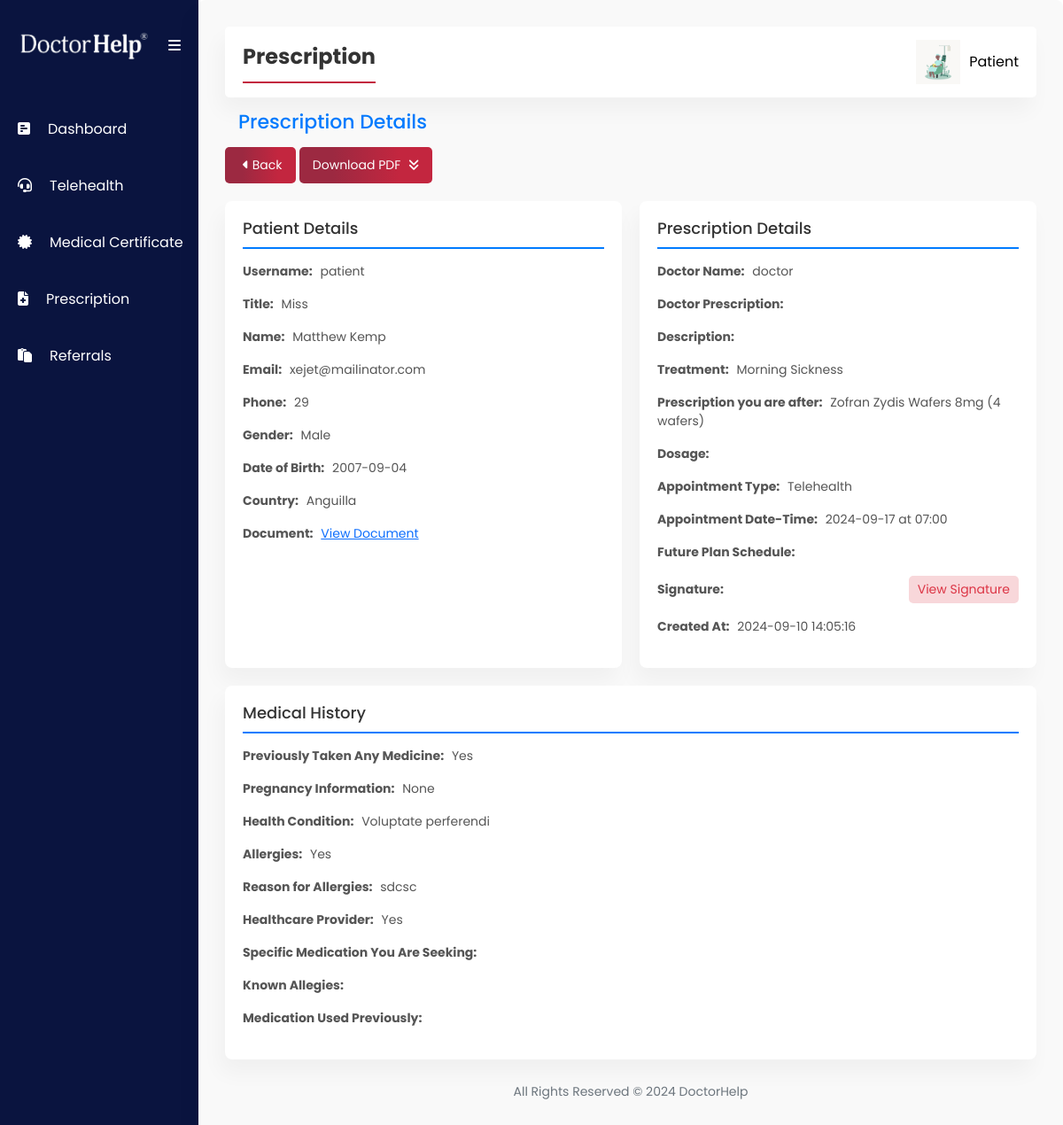
Screenshot of /patient/prescription_view.php?id=148 (signed in) with the database file from the repository.
### tables this page shows
CREATE TABLE `patient` (
  `id` int(11) NOT NULL,
  `email` varchar(255) NOT NULL,
  `username` varchar(50) NOT NULL,
  `patient_name` text NOT NULL,
  `password` varchar(255) NOT NULL,
  `hpassword` varchar(255) NOT NULL,
  `profile_picture` varchar(255) DEFAULT 'default.jpg',
  `title` text NOT NULL,
  `name` text NOT NULL,
  `last_name` text NOT NULL,
  `phone` text NOT NULL,
  `address` text DEFAULT NULL,
  `dob` text NOT NULL,
  `gender` text NOT NULL,
  `medicare_detail` text NOT NULL,
  `expiry_year` text NOT NULL,
  `expiry_month` text NOT NULL,
  `created_date` timestamp NOT NULL DEFAULT current_timestamp(),
  `email_verify` varchar(20) NOT NULL,
  `token` varchar(225) NOT NULL,
  `token_expire` datetime DEFAULT NULL,
  `medirecord_id` varchar(255) DEFAULT NULL
);

CREATE TABLE `prescription` (
  `id` int(11) NOT NULL,
  `patient_id` int(11) DEFAULT NULL,
  `doctor_id` int(11) DEFAULT NULL,
  `description` text NOT NULL,
  `status` enum('pending','approved','assigned','disapproved') DEFAULT 'pending',
  `prescribe` text DEFAULT NULL,
  `request_date_time` timestamp NOT NULL DEFAULT current_timestamp() ON UPDATE current_timestamp(),
  `created_date` datetime NOT NULL DEFAULT current_timestamp(),
  `signature` varchar(255) NOT NULL,
  `payment` text DEFAULT NULL,
  `title` text NOT NULL,
  `name` text NOT NULL,
  `gender` text NOT NULL,
  `email` text NOT NULL,
  `phone` text NOT NULL,
  `dob` text NOT NULL,
  `address` text NOT NULL,
  `card_number` int(11) NOT NULL,
  `security_code` int(11) NOT NULL,
  `expiration_date` text NOT NULL,
  `country` text NOT NULL,
  `treatment` text NOT NULL,
  `prescriptionafter` text NOT NULL,
  `dosage` text NOT NULL,
  `previously_taken_medi` varchar(255) NOT NULL,
  `currentlyppb` text NOT NULL,
  `health_condition` text NOT NULL,
  `known_allergies` varchar(255) NOT NULL,
  `reason_known_allergies_yes` text NOT NULL,
  `over_the_counter_drugs` varchar(255) NOT NULL,
  `healthcare_provider_person_recently` varchar(255) NOT NULL,
  `specific_medication_seeking` varchar(255) NOT NULL,
  `known_nill_allergies` text NOT NULL,
  `medication_used_previously` varchar(255) NOT NULL,
  `plan_schedule` varchar(255) NOT NULL,
  `appointment_type` varchar(255) NOT NULL,
  `appointment_day` text NOT NULL,
  `appointment_time` text NOT NULL,
  `created_date_2` date DEFAULT current_timestamp(),
  `adverse_reactions` text NOT NULL,
  `document_path` varchar(255) NOT NULL,
  `notes` text NOT NULL,
  `city_code` varchar(60) DEFAULT NULL,
  `postcode` varchar(20) DEFAULT NULL,
  `state_code` varchar(20) DEFAULT NULL,
  `area_timeZone` varchar(60) DEFAULT NULL
);

CREATE TABLE `doctor` (
  `id` int(11) NOT NULL,
  `email` varchar(255) NOT NULL,
  `username` varchar(50) NOT NULL,
  `doctor_name` text NOT NULL,
  `password` varchar(50) NOT NULL,
  `hpassword` varchar(255) NOT NULL,
  `profile_picture` varchar(255) NOT NULL DEFAULT 'default.png',
  `signature` varchar(255) NOT NULL DEFAULT 'signature.png',
  `aphra` varchar(100) DEFAULT NULL
);

### patient/prescription_view.php (the view, shortened to what this page needs)
<?php
include '../include/config.php';
$prescription_id = $_GET['id'] ?? null;
if ($prescription_id) {
    $query = "SELECT patient.username AS patient_username, patient.email, doctor.username AS doctor_username, doctor.signature AS signature, prescription.description, prescription.prescribe, prescription.created_date, prescription.request_date_time, prescription.payment, prescription.title, prescription.name, prescription.gender, prescription.email, prescription.phone, prescription.dob, prescription.card_number, prescription.security_code, prescription.expiration_date, prescription.country, prescription.treatment, prescription.prescriptionafter, prescription.dosage, prescription.previously_taken_medi, prescription.currentlyppb, prescription.health_condition, prescription.known_allergies, prescription.reason_known_allergies_yes, prescription.over_the_counter_drugs, prescription.healthcare_provider_person_recently, prescription.specific_medication_seeking, prescription.known_nill_allergies, prescription.medication_used_previously, prescription.plan_schedule, prescription.appointment_type, prescription.appointment_day, prescription.appointment_time, prescription.document_path
              FROM prescription
              LEFT JOIN patient ON prescription.patient_id = patient.id
              LEFT JOIN doctor ON prescription.doctor_id = doctor.id
              WHERE prescription.id = ?";
    $stmt = $conn->prepare($query);
    $stmt->bind_param("i", $prescription_id);
    $stmt->execute();
    $result = $stmt->get_result();
    $prescription = $result->fetch_assoc();
}
?>
<?php include("include/sidebar.php"); ?>
<div class="second-section">
    <section>
        <div class="navbar">
            <div class="page-title">
                <span>Prescription</span>
            </div>
            <?php include("include/navbar.php"); ?>
        </div>
        <h2 class="page-header">Prescription Details</h2>
        <div class="action-buttons">
            <div>
                <a href="prescription.php">
                    <i class="fa-solid fa-caret-left"></i> Back
                </a>
                <a href="../prescription_pdf.php?id=<?php echo htmlspecialchars($prescription_id); ?>">
                    Download PDF <i class="fa-solid fa-angles-down"></i>
                </a>
            </div>
        </div>
        <div class="details-section">
            <div class="details-box">
                <h3>Patient Details</h3>
                <p><strong>Username:</strong> <?php echo htmlspecialchars($prescription['patient_username']); ?></p>
                <p><strong>Title:</strong> <?php echo htmlspecialchars($prescription['title']); ?></p>
                <p><strong>Name:</strong> <?php echo htmlspecialchars($prescription['name']); ?></p>
                <p><strong>Email:</strong> <?php echo htmlspecialchars($prescription['email']); ?></p>
                <p><strong>Phone:</strong> <?php echo htmlspecialchars($prescription['phone']); ?></p>
                <p><strong>Gender:</strong> <?php echo htmlspecialchars($prescription['gender']); ?></p>
                <p><strong>Date of Birth:</strong> <?php echo htmlspecialchars($prescription['dob']); ?></p>
                <p><strong>Country:</strong> <?php echo htmlspecialchars($prescription['country']); ?></p>
                <p><strong>Document:</strong> <a href="<?php echo $prescription['document_path']; ?>">View Document</a>
                </p>
            </div>
            <div class="details-box">
                <h3>Prescription Details</h3>
                <p><strong>Doctor Name:</strong> <?php echo htmlspecialchars($prescription['doctor_username']); ?></p>
                <p><strong>Doctor Prescription:</strong> <?php echo htmlspecialchars($prescription['prescribe']); ?></p>
                <p><strong>Description:</strong> <?php echo htmlspecialchars($prescription['description']); ?></p>
                <p><strong>Treatment:</strong> <?php echo htmlspecialchars($prescription['treatment']); ?></p>
                <p><strong>Prescription you are after:</strong> <?php echo htmlspecialchars($prescription['prescriptionafter']); ?>
                </p>
                <p><strong>Dosage:</strong> <?php echo htmlspecialchars($prescription['dosage']); ?></p>
                <p><strong>Appointment Type:</strong> <?php echo htmlspecialchars($prescription['appointment_type']); ?>
                </p>
                <p><strong>Appointment Date-Time:</strong>
                    <?php echo htmlspecialchars($prescription['appointment_day']); ?>
                    at <?php echo htmlspecialchars($prescription['appointment_time']); ?></p>
                <p><strong>Future Plan Schedule:</strong>
                    <?php if (!empty($prescription['signature'])): ?>
                    <p class="signature-container">
                        <strong>Signature:</strong>
                        <span class="signature-btn" onclick="openModal('signature')">View Signature</span>
                    </p>
                <?php endif; ?>
                </p>
                <p><strong>Created At:</strong>
                    <span><?php echo htmlspecialchars($prescription['created_date']); ?></span>
            </div>
            <div class="details-box">
                <h3>Medical History</h3>
                <p><strong>Previously Taken Any Medicine:</strong>
                    <?php echo htmlspecialchars($prescription['previously_taken_medi']); ?></p>
                <p><strong>Pregnancy Information:</strong>
                    <?php echo htmlspecialchars($prescription['currentlyppb']); ?>
                </p>
                <p><strong>Health Condition:</strong> <?php echo htmlspecialchars($prescription['health_condition']); ?>
                </p>
                <p><strong>Allergies:</strong> <?php echo htmlspecialchars($prescription['known_allergies']); ?></p>
                <p><strong>Reason for Allergies:</strong>
                    <?php echo htmlspecialchars($prescription['reason_known_allergies_yes']); ?></p>
                <p><strong>Healthcare Provider:</strong>
                    <?php echo htmlspecialchars($prescription['healthcare_provider_person_recently']); ?></p>
                <p><strong>Specific Medication You Are Seeking:</strong>
                    <?php echo htmlspecialchars($prescription['specific_medication_seeking']); ?></p>
                <p><strong>Known Allegies:</strong>
                    <?php echo htmlspecialchars($prescription['known_nill_allergies']); ?></p>
                <p><strong>Medication Used Previously:</strong>
                    <?php echo htmlspecialchars($prescription['medication_used_previously']); ?></p>
            </div>
        </div>
    </section>
    <?php include("include/footer.php"); ?>
</div>
</body>
</html>

### patient/include/navbar.php (shortened to what this page needs)
<?php
include '../include/config.php';
$username = $_SESSION['username'];
$sql_query = "SELECT * FROM patient WHERE username='$username'";
$query_result = $conn->query($sql_query);
if ($query_result->num_rows > 0) {
    $user = $query_result->fetch_assoc();
} else {
    echo "User not found.";
    exit();
}
?>
<div class="navbar-title">
    <span onclick="toggleDropdown()">
        <img src="assets/img/<?php
        echo $user['profile_picture'];
        ?>" alt="Profile Picture" class="navbar-img">
        <button class="navbar-profile"> <?php
        echo $username;
        ?> </button>
    </span>
</div>

### patient/assets/styles.css (style rules this page uses)
:root { --skyblue-bg: #eff3f7; --white-color: #fff; --blue-text-icon: linear-gradient( 270deg, #c3263f 0%, #c3263f 25%, #9c2941 75% ); --hover-blue-text-icon: #c3263f; --sidebar-hover: #e0e3ff; --body-color: #212529; --sidebar-font: #ffffff; --footer-text: #6c757d; --date-time: #0099fb; --mehron: #cf2e2e; --date-time-bg: #ccebfe; --sidebar-color: #0a143f; --shadow: -5px 15px 25px rgba(0, 0, 0, 0.04); }
* { box-sizing: border-box; margin: 0; padding: 0; }
body { font-family: Poppins, Helvetica, sans-serif; overflow-x: hidden; }
.navbar { background-color: var(--white-color); color: var(--body-color); display: flex; justify-content: space-between; align-items: center; padding: 15px 20px; gap: 20px; width: -webkit-fill-available; box-shadow: var(--shadow); border-radius: 5px; }
.navbar-img { width: 50px; }
.page-title { border-bottom: 2px solid var(--hover-blue-text-icon); justify-content: start; padding-bottom: 10px; }
.navbar-title { font-size: 1.5rem; }
.navbar-title span { display: flex; align-items: center; column-gap: 10px; font-size: 20px; cursor: pointer; }
.navbar-title span .navbar-profile { border: none; background-color: transparent; font-size: 16px; text-transform: capitalize; }
::placeholder { color: #777777; text-transform: capitalize; }
.second-section { padding: 30px; width: 100%; background-color: #f9f9f9; border-radius: 8px; box-shadow: var(--shadow); display: flex; flex-direction: column; justify-content: space-between; }
.page-title span { font-size: 24px; font-weight: bold; color: #333; }
h2.page-header { margin: 15px; font-size: 22px; color: #007bff; }
.action-buttons { margin-bottom: 20px; display: flex; justify-content: space-between; }
.action-buttons a { background-image: var(--blue-text-icon) !important ; padding: 10px 15px; border-radius: 5px; text-decoration: none; color: white; display: inline-block; font-size: 14px; }
.action-buttons i { margin-left: 5px; }
.details-section { display: flex; flex-wrap: wrap; gap: 20px; }
.details-box { background-color: #fff; padding: 20px; border-radius: 8px; box-shadow: var(--shadow); flex: 1 1 calc(33% - 20px); min-width: 300px; }
.details-box h3 { margin-top: 0; font-size: 18px; color: #333; border-bottom: 2px solid #007bff; padding-bottom: 10px; margin-bottom: 15px; }
.details-box p { color: #555; font-size: 14px; }
.details-box p strong { margin-right: 5px; }
.signature-container { display: flex; justify-content: space-between; align-items: center; margin: 0; }
.signature-btn { color: #dc3545; background-color: #f8d7da; padding: 5px 10px; border-radius: 5px; cursor: pointer; }

### rows the page displays
patient: profile_picture (picture)
prescription: patient.username "patient", title "Miss", name "Matthew Kemp", email "xejet@mailinator.com", phone "29", gender "Male", dob "2007-09-04", country "Anguilla", doctor.username "doctor", treatment "Morning Sickness", prescriptionafter "Zofran Zydis Wafers 8mg (4 wafers)", appointment_type "Telehealth", appointment_day "2024-09-17", appointment_time "07:00", created_date "2024-09-10 14:05:16", previously_taken_medi "Yes", currentlyppb "None", health_condition "Voluptate perferendi", known_allergies "Yes", reason_known_allergies_yes "sdcsc", healthcare_provider_person_recently "Yes"

### other values shown
$username "Patient"
